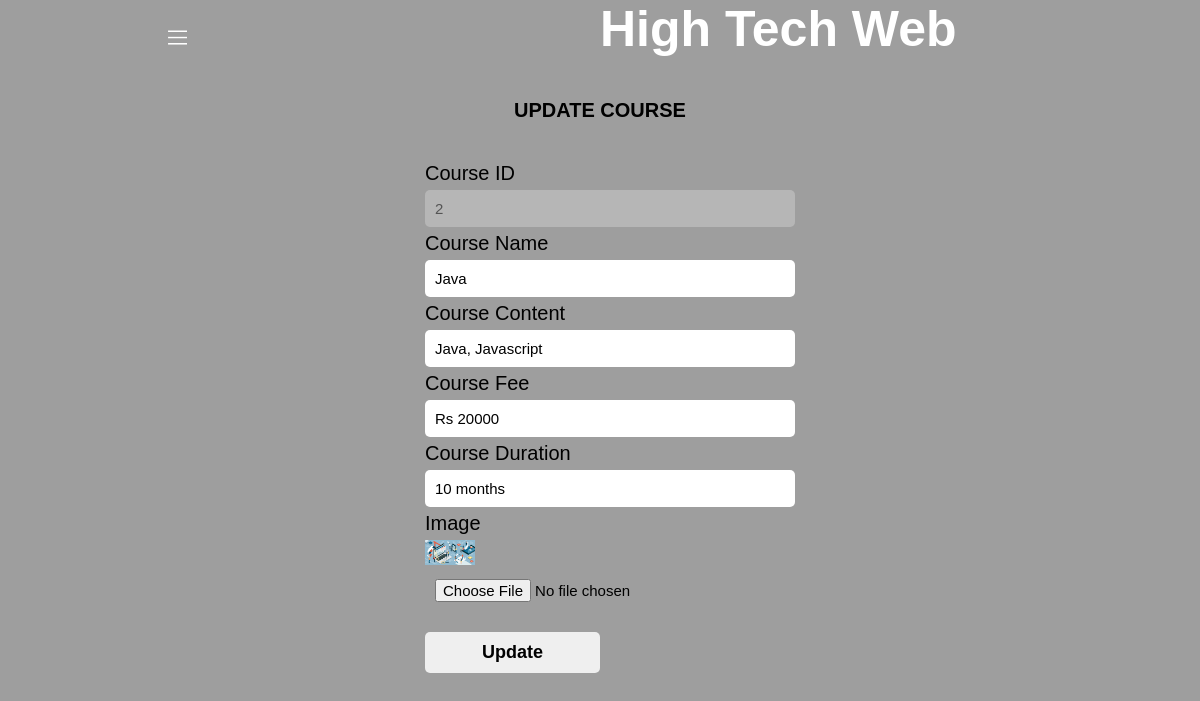
Page /Admin/updateCourses.php?edit=2 on the committed database.
### tables this page shows
CREATE TABLE `course` (
  `id` int(100) NOT NULL,
  `name` varchar(100) NOT NULL,
  `content` varchar(100) NOT NULL,
  `fee` varchar(100) NOT NULL,
  `duration` varchar(100) NOT NULL,
  `img` text NOT NULL
);

### Admin/updateCourses.php (the view, shortened to what this page needs)
<?php include "../db.php"; ?>
<?php $Cid = 0 ?>
<!doctype html>
<html>
<head>
    <link rel="stylesheet" href="styles.css">
</head>
<?php
if (isset($_GET['edit'])) {
    $Cid = $_GET['edit'];
}
$query = "select * from course where id = $Cid ";
$select_update_course = mysqli_query($connection, $query);
while ($row = mysqli_fetch_assoc($select_update_course)) {
    $id = $row['id'];
    $name = $row['name'];
    $content = $row['content'];
    $fee = $row['fee'];
    $duration = $row['duration'];
    $img = $row['img'];
}
?>
<body>
    <h2> High Tech Web</h2>
    <div class="signup-form">
        <h3>Update Course</h3>
        <form action="" method="POST" enctype="multipart/form-data">
            <p>Course ID</p>
            <input value="<?php echo $id; ?>" type="text" disabled name="ID" placeholder="">
            <p>Course Name</p>
            <input value="<?php echo $name; ?>" type="text" name="Name" placeholder="">
            <p>Course Content</p>
            <input value="<?php echo $content; ?>" type="text" name="Content" placeholder="">
            <p>Course Fee</p>
            <input value="<?php echo $fee; ?>" type="text" name="Fee" placeholder="">
            <p>Course Duration</p>
            <input value="<?php echo $duration; ?>" type="text" name="Duration" placeholder="">
            <p>Image</p>
            <img width="50" src="../img/<?php echo $img; ?>" alt="" name ="img">
            <input  type="file" name="img">
            <button name="update_courses" type="submit">Update</button>
        </form>
    </div>
    <main>
        <img src="menu_64px.png" id="menuBtn">
    </main>
</body>
</html>

### Admin/styles.css (style rules this page uses)
h2 { padding-left: 600px; font-size: 50px; color: white; }
#menuBtn { width: 25px; position: fixed; left: 165px; top: 25px; z-index: 2; cursor: pointer; }
body { background-color:#9e9e9e; margin:0; background-size: cover; }
* { margin: 0; padding: 0; font-family: sans-serif; }
.signup-form { width: 350px; top: 47%; left: 50%; transform: translate(-50%, -50%); position: absolute; }
.signup-form h3 { font-size: 20px; text-align: center; text-transform: uppercase; margin: 40px 0; }
.signup-form p { font-size: 20px; margin: 5px 0; }
.signup-form input { font-size: 15px; width: 100%; padding: 10px 10px; border: 0; outline: none; border-radius: 5px; }
.signup-form button { font-size: 18px; font-weight: bold; margin: 20px 0; padding: 10px 15px; width: 50%; border-radius: 5px; border: none; cursor: pointer; }

### rows in the picture
course: ID "2", Name "Java", Content "Java, Javascript", Fee "Rs 20000", Duration "10 months", img (picture)
